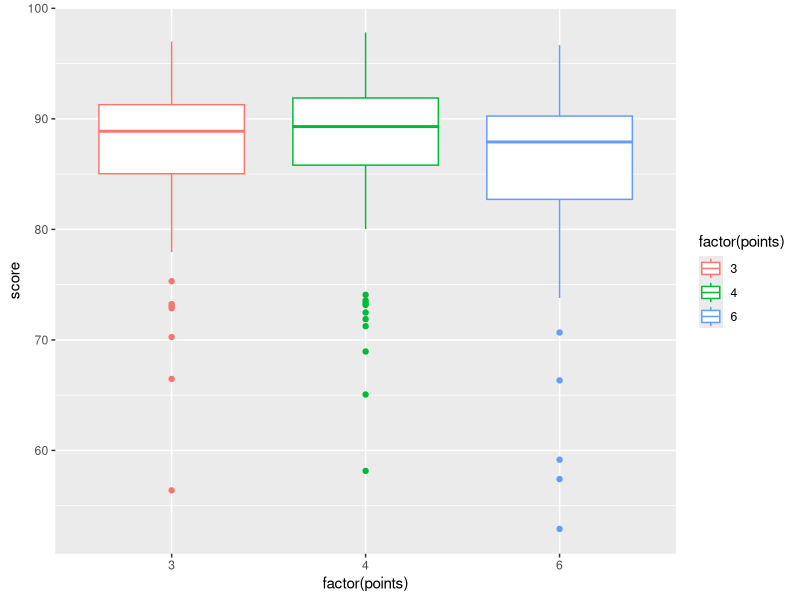

This chart was generated by the following R code:
library(tidyverse)
library(ggplot2)

data <- read.csv("all_vid_out.csv")

model <- aov(score ~ factor(points), data = data)
summary(model)
TukeyHSD(model)

ggplot(data, aes(x = factor(points), y = score, color = factor(points)))+
  geom_boxplot()
